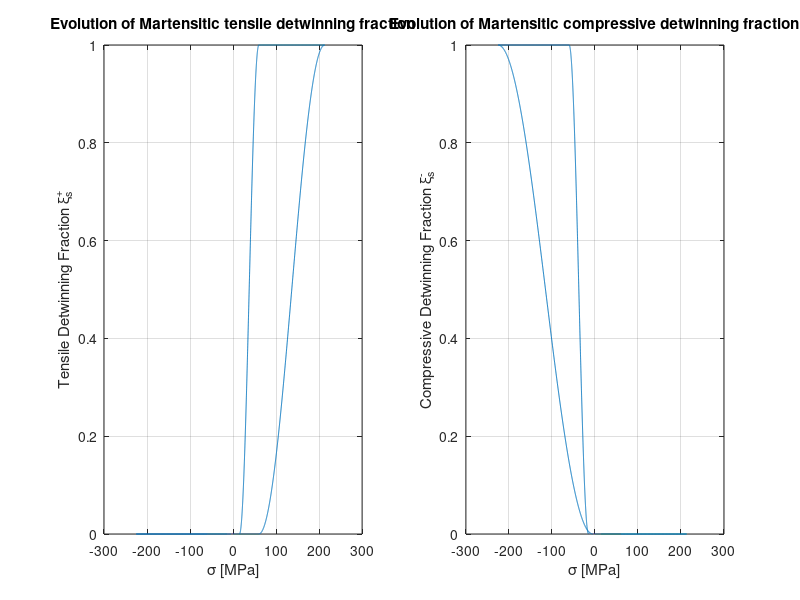
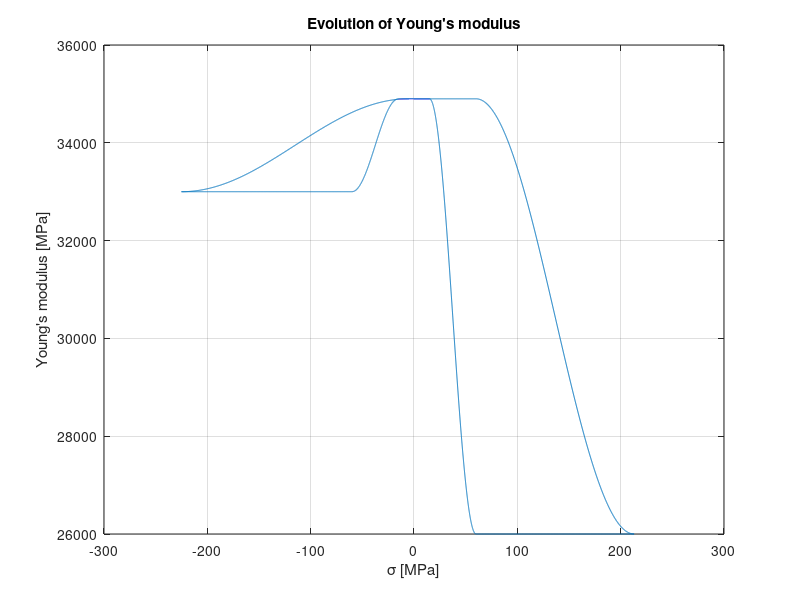
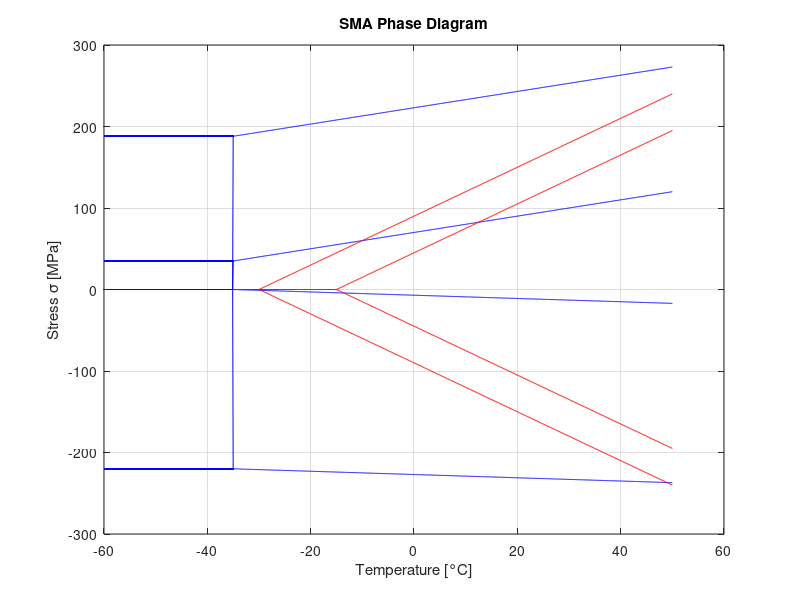
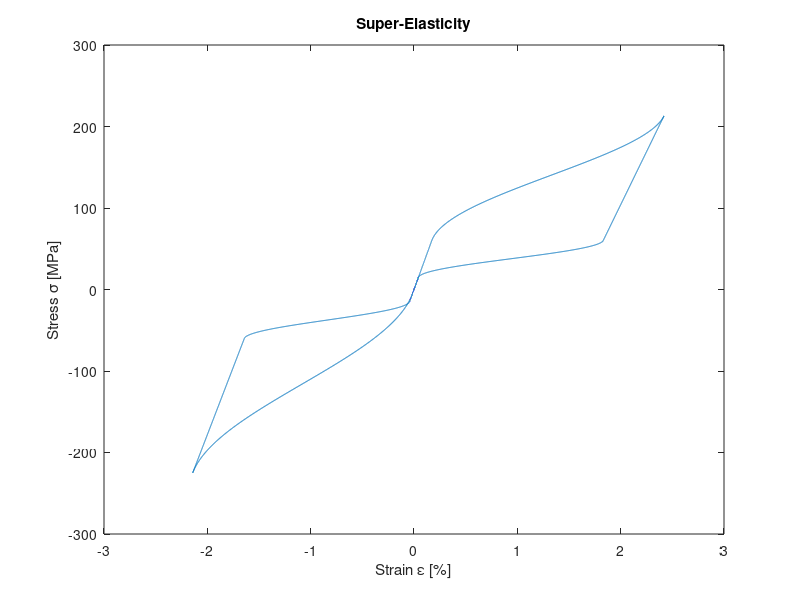

Source code (MATLAB) for these figures, in order:
clear all
clc
close all
global k LF
LF = [];
for k = 0
clear
clc
global k LF
% CU-AL-ZN-MN properties
Ea = 34.9e3; %[MPa]
Emp = 26e3; %[MPa]
Emm = 33e3;
EmT = 26e3;
Teta = 0.55; %[MPa/°C]
Mf = -55; %[°C]
Ms = -35; %[°C]
As = -30; %[°C]
Af = -15; %[°C]
CMp = 1; %[MPa/°C]
CAp = 3; %[MPa/°C]
CMm = -0.2;
CAm = -3;
ssp = 35; %[MPa]
sfp = 188; %[MPa]
ssm = 0;
sfm = -220;
epsLp = 0.016;
epsLm = -0.0146;
% Phase diagram
T = -60:0.1:50;
Rmfp = CMp * (T - Ms) + sfp; Rmfp = [Rmfp >= sfp] .* Rmfp;
Rmsp = CMp * (T - Ms) + ssp; Rmsp = [Rmsp >= ssp] .* Rmsp;
Rasp = CAp * (T - As); Rasp = [Rasp >= 0] .* Rasp;
Rafp = CAp * (T - Af); Rafp = [Rafp >= 0] .* Rafp;
Rmfm = CMm * (T - Ms) + sfm; Rmfm = [Rmfm <= sfm] .* Rmfm;
Rmsm = CMm * (T - Ms) + ssm; Rmsm = [Rmsm <= ssm] .* Rmsm;
Rasm = CAm * (T - As); Rasm = [Rasm <= 0] .* Rasm;
Rafm = CAm * (T - Af); Rafm = [Rafm <= 0] .* Rafm;
TT = T(T<=Ms);
% Simulation
T0 = -10;
xisp0 = 0;
xism0 = 0;
xisp = 0;
xism = 0;
sigma = 0;
eps = 0;
E = Ea + xisp0*(Emp-Ea) + xism0*(Emm-Ea);
%%%%%%%%%%%%%%%%%%%%%%%%%%%%%%%% TENSION %%%%%%%%%%%%%%%%%%%%%%%%%%%%%%%%%%
% Load linear
sigma2 = linspace(0, CMp * (T0 - Ms) + ssp, 1000)';
eps2 = sigma2 / E(end);
% XI ed E eps sigma plot
xisp = [xisp ; xisp(end)*ones(length(sigma2),1)];
xism = [xism ; xism(end)*ones(length(sigma2),1)];
E = [E ; E(end)*ones(length(sigma2),1)];
sigma = [sigma ; sigma2];
eps = [eps ; eps2];
% Energy
Et2 = trapz(eps2,sigma2);
% Transformation direct
sigma3 = linspace(sigma(end), CMp * (T0 - Ms) + sfp - 10*k, 1000)';
Y = cos(pi * (sigma3-ssp-CMp*(T0-Ms))/(sfp-ssp));
xisp3 = (1-Y)/2+xisp0*(1+Y)/2;
E3 = Ea + xisp3*(Emp-Ea);
eps3 = epsLp * xisp3 + sigma3 ./ E3;
% XI E eps sigma plot
xisp = [xisp ; xisp3];
xism = [xism ; xism(end)*ones(length(sigma3),1)];
E = [E ; E3];
eps = [eps ; eps3];
sigma = [sigma ; sigma3];
% AGGIORNAMENTO XI0
xisp0 = xisp(end);
xism0 = xism(end);
xi0 = xisp0 + xism0;
% Energy
Et3 = trapz(eps3,sigma3);
Et23 = Et2 + Et3;
% Unload linear 1
sigma4 = linspace(sigma(end), CAp * (T0 - As), 1000)';
eps4 = epsLp*xisp(end) + sigma4 / E(end);
% XI E eps sigma plot
xisp = [xisp ; xisp(end)*ones(length(sigma4),1)];
xism = [xism ; xism(end)*ones(length(sigma4),1)];
E = [E ; E(end)*ones(length(sigma4),1)];
eps = [eps ; eps4];
sigma = [sigma ; sigma4];
% Transformation inverse
sigma5 = linspace(sigma(end), CAp * (T0 - Af), 1000)';
Y = cos(pi*(T0-As-sigma5/CAp)/(Af-As));
xi = xi0/2*(Y+1);
xisp5 = xisp0/xi0*xi;
E5 = Ea + xisp5*(Emp-Ea);
eps5 = epsLp * xisp5 + sigma5 ./E5;
% XI E eps sigma plot
xisp = [xisp ; xisp5];
xism = [xism ; xism(end)*ones(length(sigma5),1)];
E = [E ; E5];
eps = [eps ; eps5];
sigma = [sigma ; sigma5];
% AGGIORNAMENTO XI0
xisp0 = xisp(end);
xism0 = xism(end);
xi0 = xisp0 + xism0;
% Unload linear 2
sigma6 = linspace(sigma(end), 0, 1000)';
eps6 = sigma6 / E(end);
% XI E eps sigma plot
xisp = [xisp ; xisp(end)*ones(length(sigma6),1)];
xism = [xism ; xism(end)*ones(length(sigma6),1)];
E = [E ; E(end)*ones(length(sigma6),1)];
eps = [eps ; eps6];
sigma = [sigma ; sigma6];
%Energy
Et = trapz(eps,sigma);
Umaxt = Et23 - 1/2*Et;
LFt = Et / (2*pi*Umaxt);
%%%%%%%%%%%%%%%%%%%%%%%%% COMPRESSION %%%%%%%%%%%%%%%%%%%%%%%%%%%%%%%%%%%%%
% Load linear
sigma2 = linspace(0, CMm * (T0 - Ms) + ssm, 1000)';
eps2 = sigma2 / E(end);
% XI ed E eps sigma plot
xisp = [xisp ; xisp(end)*ones(length(sigma2),1)];
xism = [xism ; xism(end)*ones(length(sigma2),1)];
E = [E ; E(end)*ones(length(sigma2),1)];
sigma = [sigma ; sigma2];
eps = [eps ; eps2];
% Energy
Ec2 = trapz(eps2,sigma2);
% Transformation direct
sigma3 = linspace(sigma(end), CMm * (T0 - Ms) + sfm + 10*k, 1000)';
Y = cos(pi * (sigma3-ssm-CMm*(T0-Ms))/(sfm-ssm));
xism3 = (1-Y)/2+xism0*(1+Y)/2;
E3 = Ea + xism3*(Emm-Ea);
eps3 = epsLm * xism3 + sigma3 ./ E3;
% XI E eps sigma plot
xism = [xism ; xism3];
xisp = [xisp ; xisp(end)*ones(length(sigma3),1)];
E = [E ; E3];
eps = [eps ; eps3];
sigma = [sigma ; sigma3];
% AGGIORNAMENTO XI0
xisp0 = xisp(end);
xism0 = xism(end);
xi0 = xisp0 + xism0;
% Energy
Ec3 = trapz(eps3,sigma3);
% Unload linear 1
sigma4 = linspace(sigma(end), CAm * (T0 - As), 1000)';
eps4 = epsLm*xism(end) + sigma4 / E(end);
% XI E eps sigma plot
xisp = [xisp ; xisp(end)*ones(length(sigma4),1)];
xism = [xism ; xism(end)*ones(length(sigma4),1)];
E = [E ; E(end)*ones(length(sigma4),1)];
eps = [eps ; eps4];
sigma = [sigma ; sigma4];
% Energy
Ec4 = trapz(eps4,sigma4);
% Transformation inverse
sigma5 = linspace(sigma(end), CAm * (T0 - Af), 1000)';
Y = cos(pi*(T0-As-sigma5/CAm)/(Af-As));
xi = xi0/2*(Y+1);
xism5 = xism0/xi0*xi;
E5 = Ea + xism5*(Emm-Ea);
eps5 = epsLm * xism5 + sigma5 ./E5;
% XI E eps sigma plot
xism = [xism ; xism5];
xisp = [xisp ; xisp(end)*ones(length(sigma5),1)];
E = [E ; E5];
eps = [eps ; eps5];
sigma = [sigma ; sigma5];
% AGGIORNAMENTO XI0
xisp0 = xisp(end);
xism0 = xism(end);
xi0 = xisp0 + xism0;
% Energy
Ec5 = trapz(eps5,sigma5);
% Unload linear 2
sigma6 = linspace(sigma(end), 0, 1000)';
eps6 = sigma6 / E(end);
% XI E eps sigma plot
xisp = [xisp ; xisp(end)*ones(length(sigma6),1)];
xism = [xism ; xism(end)*ones(length(sigma6),1)];
E = [E ; E(end)*ones(length(sigma6),1)];
eps = [eps ; eps6];
sigma = [sigma ; sigma6];
% Energy
Ec6 = trapz(eps6,sigma6);
Ec = Ec2 + Ec3 + Ec4 + Ec5 + Ec6;
Umaxc = (Ec2 + Ec3) - 1/2*Ec;
LFc = Ec / (2*pi*Umaxc);
LF = [LF LFt+LFc];
% SIGMA - XISP
figure(1)
subplot(1,2,1)
plot(sigma , xisp,'Color',[0, 0.4470, 0.7410])
grid on
xlabel('\sigma [MPa]')
ylabel('Tensile Detwinning Fraction \xi_s^+')
title('Evolution of Martensitic tensile detwinning fraction')
hold on
% SIGMA - XISM
subplot(1,2,2)
plot(sigma , xism ,'Color',[0, 0.4470, 0.7410])
grid on
xlabel('\sigma [MPa]')
ylabel('Compressive Detwinning Fraction \xi_s^-')
title('Evolution of Martensitic compressive detwinning fraction')
hold on
% SIGMA - E
figure(2)
plot(sigma , E,'Color',[0, 0.4470, 0.7410])
grid on
xlabel('\sigma [MPa]')
ylabel("Young's modulus [MPa]")
title("Evolution of Young's modulus")
hold on
% TEMPERATURE - SIGMA
figure(3)
plot(T,Rmfp,'b',T,Rmsp,'b',T,Rasp,'r',T,Rafp,'r',T,Rmfm,'b',T,Rmsm,'b',T,Rasm,'r',T,Rafm,'r',TT,ssp*ones(length(TT)),'b',TT,sfp*ones(length(TT)),'b',TT,ssm*ones(length(TT)),'b',TT,sfm*ones(length(TT)),'b')
grid on
xlabel('Temperature [°C]')
ylabel('Stress \sigma [MPa]')
title('SMA Phase Diagram')
hold on
% EPSILON - SIGMA
figure(4)
plot(eps * 100, sigma,'Color',[0, 0.4470, 0.7410]);
xlabel('Strain \epsilon [%]')
ylabel('Stress \sigma [MPa]')
title('Super-Elasticity')
hold on
end
%SIGMA_REV-LF
Sigma = [];
for k = 0:12
Sigma = [Sigma 208-10*k -224+10*k];
end
figure
plot(1:length(Sigma),Sigma)
ylabel('\sigma [MPa]')
xlabel('Cycles')
title('Loading cycles')
grid on
figure
plot(Sigma(1:2:end),LF,'o-')
grid on
xlabel('\sigma_{max} [MPa]')
ylabel('Loss Factor \eta')
title('Loss Factor variation with cycles')
